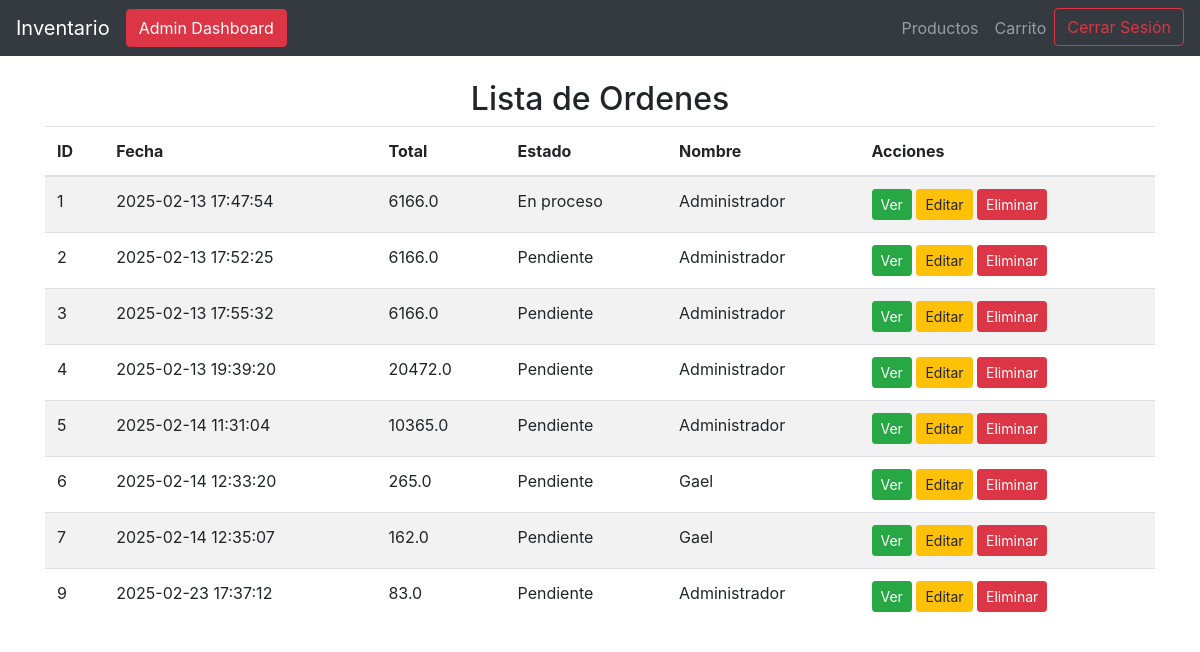
The app's page /ordenes (signed in), older data.
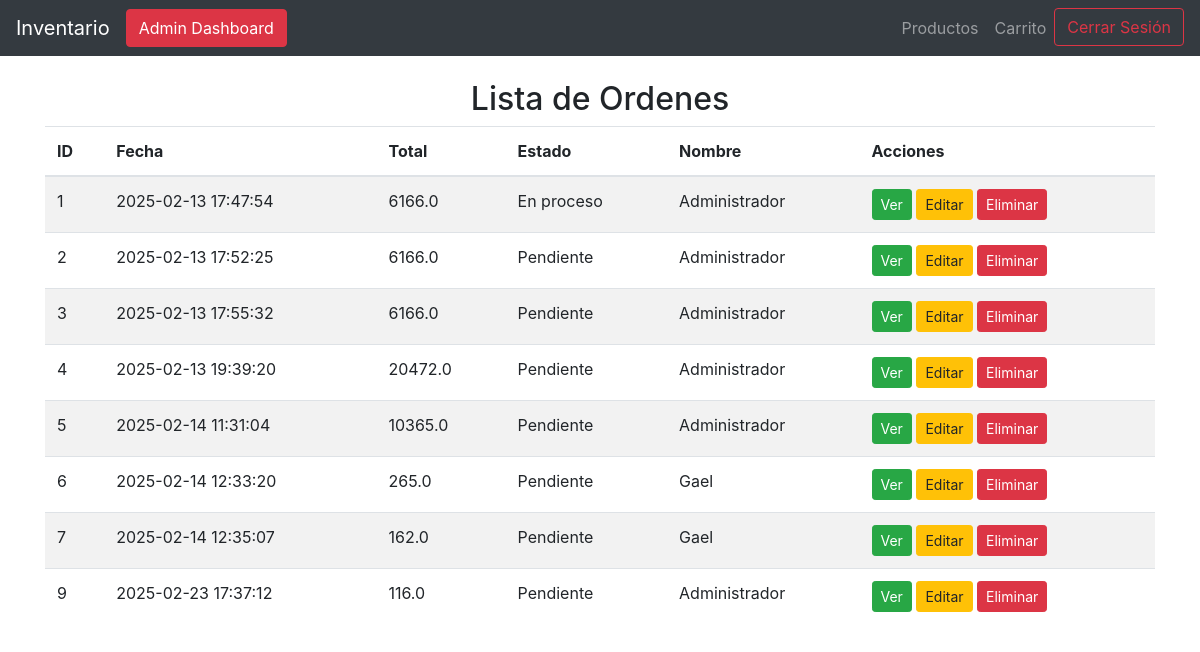
The same page, newer data.
### tables this page shows
CREATE TABLE ordenes (
               orden_id INTEGER PRIMARY KEY AUTOINCREMENT,
               usuario_id INTEGER NOT NULL,
               total REAL NOT NULL,
               fecha TIMESTAMP DEFAULT CURRENT_TIMESTAMP,
               estado TEXT DEFAULT 'pendiente',
               FOREIGN KEY (usuario_id) REFERENCES usuarios(usuario_id)
           );

CREATE TABLE usuarios (
                    usuario_id INTEGER PRIMARY KEY AUTOINCREMENT,
                    nombre TEXT NOT NULL,
                    email TEXT UNIQUE NOT NULL,
                    password TEXT NOT NULL,
                    rol TEXT NOT NULL DEFAULT 'usuario',
                    fecha_creacion TIMESTAMP DEFAULT CURRENT_TIMESTAMP
                );

### app.py (the view)
@app.route('/ordenes')
@login_required
def listar_ordenes():
    conn, cursor = connect_db()
    cursor.execute("""
        SELECT o.orden_id, o.fecha, o.total, o.estado, u.nombre
        FROM ordenes o
        JOIN usuarios u ON o.usuario_id = u.usuario_id
    """)
    ordenes = cursor.fetchall()
    conn.close()
    return render_template('listar_ordenes.html', ordenes=ordenes)

### app.py (called while the page is built)
@login_manager.user_loader
def load_user(user_id):
    conn, cursor = connect_db()
    cursor.execute("SELECT usuario_id, nombre, email, rol FROM usuarios WHERE usuario_id = ?", (user_id,))
    usuario = cursor.fetchone()
    return Usuario(id=usuario[0], nombre=usuario[1], email=usuario[2], rol=usuario[3]) if usuario else None

### database.py (called while the page is built)
def connect_db():
    conn = sqlite3.connect(DB_NAME)
    cursor = conn.cursor()
    return conn, cursor

### templates/listar_ordenes.html
{% extends 'base.html' %}
{% block content %}
    <h2 class="text-center">Lista de Ordenes</h2>
    {% if ordenes %}
        <table class="table table-striped">
            <thead>
                <tr>
                    <th>ID</th>
                    <th>Fecha</th>
                    <th>Total</th>
                    <th>Estado</th>
                    <th>Nombre</th>
                    <th>Acciones</th>
                </tr>
            </thead>
            <tbody>
                {% for orden in ordenes %}
                    <tr>
                        <td>{{ orden[0] }}</td>
                        <td>{{ orden[1] }}</td>
                        <td>{{ orden[2] }}</td>
                        <td>{{ orden[3] }}</td>
                        <td>{{ orden[4] }}</td>
                        <td>
                            <a href="/orden/{{ orden[0] }}" class="btn btn-success btn-sm">Ver</a>
                            <a href="{{ url_for('editar_orden', orden_id=orden[0]) }}" class="btn btn-warning btn-sm">Editar</a>
                            <a href="{{ url_for('eliminar_orden', orden_id=orden[0]) }}" class="btn btn-danger btn-sm">Eliminar</a>
                        </td>
                    </tr>
                {% endfor %}
            </tbody>
        </table>
    {% else %}
        <p>No hay ordenes registradas.</p>
    {% endif %}
{% endblock %}

Row changes from the older to the newer data that the page shows:
changed ordenes id 9: total "83.0" → "116.0"
